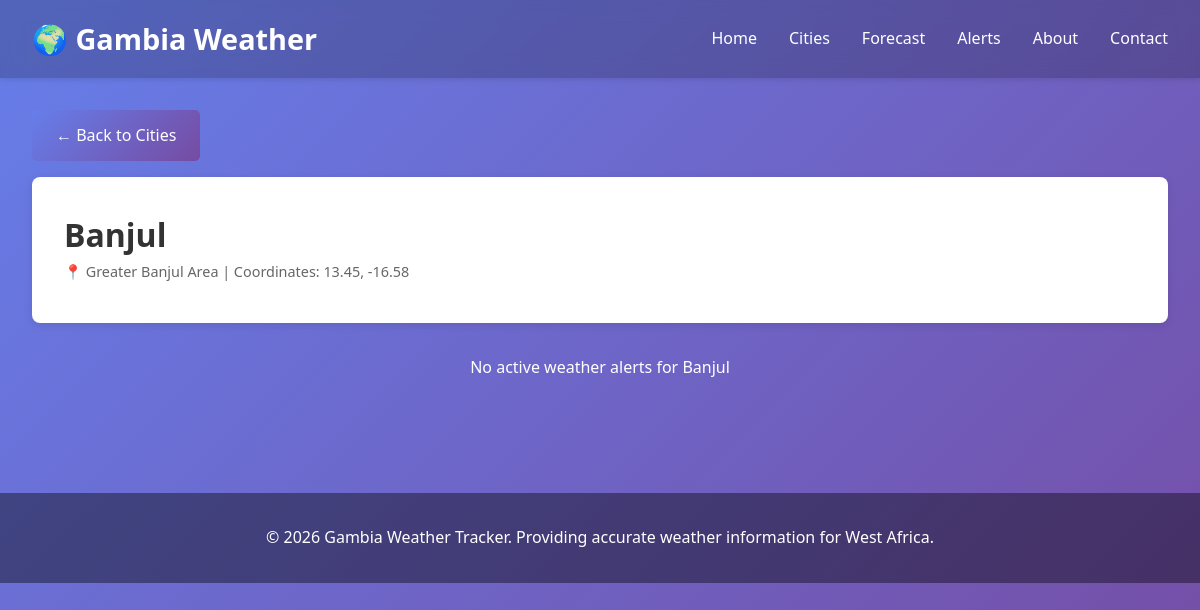
Screenshot of /city/1/ with the database file from the repository.
### blog/models.py (models this page shows, shortened)
class City(models.Model):
    name = models.CharField(max_length=100, unique=True)
    region = models.CharField(max_length=100)
    latitude = models.FloatField()
    longitude = models.FloatField()
    description = models.TextField(blank=True)
    class Meta:
        verbose_name_plural = 'Cities'

### blog/views.py (the view)
# urls.py: path('city/<int:pk>/', views.city_weather, name='city_weather'),
def city_weather(request, pk):
    city = get_object_or_404(City, pk=pk)
    weather = WeatherData.objects.get(city=city) if WeatherData.objects.filter(city=city).exists() else None
    forecast = Forecast.objects.filter(city=city)[:7]
    alerts = WeatherAlert.objects.filter(city=city, is_active=True)
    context = {
        'city': city,
        'weather': weather,
        'forecast': forecast,
        'alerts': alerts,
    }
    return render(request, 'blog/city_weather.html', context)

### blog/templates/blog/city_weather.html (shortened to what this page needs)
{% extends 'base.html' %}
{% block content %}
<div class="container">
    <a href="{% url 'blog:cities_list' %}" class="btn" style="margin-bottom: 1rem;">← Back to Cities</a>
    <div class="city-info">
        <h1>{{ city.name }}</h1>
        <div class="card-meta">📍 {{ city.region }} | Coordinates: {{ city.latitude }}, {{ city.longitude }}</div>
    </div>
    {% if alerts %}
    <section class="section">
        <h2>⚠️ Active Alerts for {{ city.name }}</h2>
        {% for alert in alerts %}
        <div class="alert {% if alert.level == 'alert' %}alert-danger{% elif alert.level == 'warning' %}warning{% else %}info{% endif %}">
            <strong>{{ alert.get_level_display }}: {{ alert.title }}</strong><br>
            {{ alert.description }}<br>
            <small>Expires: {{ alert.expires_at|date:"M d, Y H:i" }}</small>
        </div>
        {% endfor %}
    </section>
    {% else %}
    <section class="section">
        <p style="color: white; text-align: center;">No active weather alerts for {{ city.name }}</p>
    </section>
    {% endif %}
</div>
{% endblock %}

### blog/templates/base.html (style rules this page uses)
* { margin: 0; padding: 0; box-sizing: border-box; }
body { font-family: 'Segoe UI', Tahoma, Geneva, Verdana, sans-serif; line-height: 1.6; color: #333; background: linear-gradient(135deg, #667eea 0%, #764ba2 100%); min-height: 100vh; }
.container { max-width: 1200px; margin: 0 auto; padding: 2rem; }
.section { margin: 2rem 0; }
.card-meta { font-size: 0.9rem; color: #666; margin-bottom: 0.5rem; }
.btn { display: inline-block; padding: 0.8rem 1.5rem; background: linear-gradient(135deg, #667eea 0%, #764ba2 100%); color: white; text-decoration: none; border-radius: 5px; transition: opacity 0.3s; border: none; cursor: pointer; font-size: 1rem; }
.city-info { background: white; padding: 2rem; border-radius: 8px; margin-bottom: 2rem; box-shadow: 0 2px 8px rgba(0,0,0,0.1); }

### rows the page displays
City: name "Banjul", region "Greater Banjul Area", latitude "13.45", longitude "-16.58"
